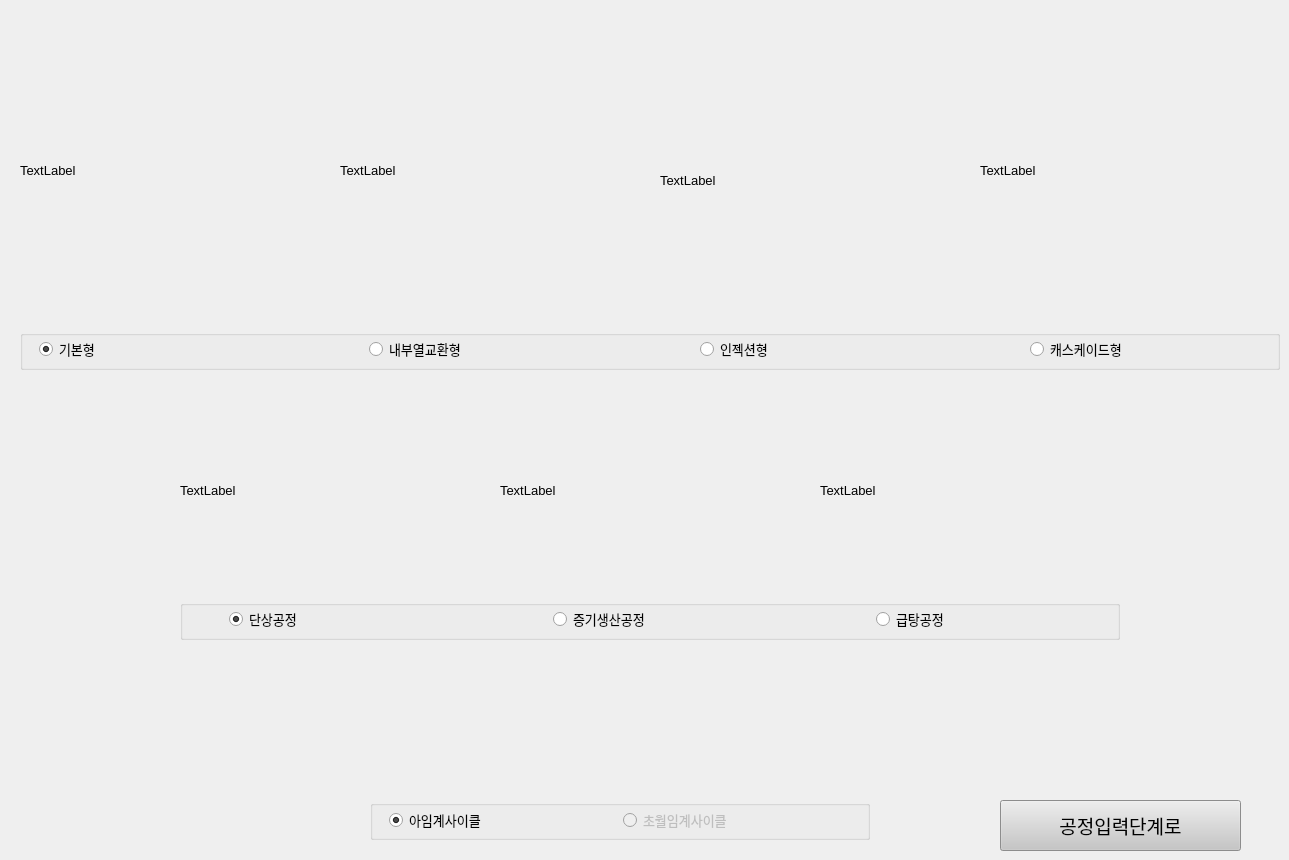
   <widget class="QWidget" name="layout_tab">
    <property name="enabled">
     <bool>true</bool>
    </property>
    <property name="styleSheet">
     <string notr="true"/>
    </property>
    <attribute name="title">
     <string>레이아웃</string>
    </attribute>
    <attribute name="toolTip">
     <string>&lt;html&gt;&lt;head/&gt;&lt;body&gt;&lt;p&gt;히트펌프 레이아웃 선정 및 산업 공정을 선정하는 단계&lt;/p&gt;&lt;/body&gt;&lt;/html&gt;</string>
    </attribute>
    <widget class="QLabel" name="bas_fig">
     <property name="geometry">
      <rect>
       <x>20</x>
       <y>20</y>
       <width>300</width>
       <height>300</height>
      </rect>
     </property>
     <property name="font">
      <font>
       <family>Arial</family>
       <pointsize>10</pointsize>
      </font>
     </property>
     <property name="styleSheet">
      <string notr="true"/>
     </property>
     <property name="text">
      <string>TextLabel</string>
     </property>
    </widget>
    <widget class="QLabel" name="ihx_fig">
     <property name="geometry">
      <rect>
       <x>340</x>
       <y>20</y>
       <width>300</width>
       <height>300</height>
      </rect>
     </property>
     <property name="font">
      <font>
       <family>Arial</family>
       <pointsize>10</pointsize>
      </font>
     </property>
     <property name="text">
      <string>TextLabel</string>
     </property>
    </widget>
    <widget class="QLabel" name="inj_fig">
     <property name="geometry">
      <rect>
       <x>660</x>
       <y>30</y>
       <width>300</width>
       <height>300</height>
      </rect>
     </property>
     <property name="font">
      <font>
       <family>Arial</family>
       <pointsize>10</pointsize>
      </font>
     </property>
     <property name="text">
      <string>TextLabel</string>
     </property>
    </widget>
    <widget class="QLabel" name="cas_fig">
     <property name="geometry">
      <rect>
       <x>980</x>
       <y>20</y>
       <width>300</width>
       <height>300</height>
      </rect>
     </property>
     <property name="font">
      <font>
       <family>Arial</family>
       <pointsize>10</pointsize>
      </font>
     </property>
     <property name="text">
      <string>TextLabel</string>
     </property>
    </widget>
    <widget class="QLabel" name="process_fig">
     <property name="geometry">
      <rect>
       <x>180</x>
       <y>390</y>
       <width>300</width>
       <height>200</height>
      </rect>
     </property>
     <property name="font">
      <font>
       <family>Arial</family>
       <pointsize>10</pointsize>
      </font>
     </property>
     <property name="text">
      <string>TextLabel</string>
     </property>
    </widget>
    <widget class="QLabel" name="steam_fig">
     <property name="geometry">
      <rect>
       <x>500</x>
       <y>390</y>
       <width>300</width>
       <height>200</height>
      </rect>
     </property>
     <property name="font">
      <font>
       <family>Arial</family>
       <pointsize>10</pointsize>
      </font>
     </property>
     <property name="text">
      <string>TextLabel</string>
     </property>
    </widget>
    <widget class="QLabel" name="hot_fig">
     <property name="geometry">
      <rect>
       <x>820</x>
       <y>390</y>
       <width>300</width>
       <height>200</height>
      </rect>
     </property>
     <property name="font">
      <font>
       <family>Arial</family>
       <pointsize>10</pointsize>
      </font>
     </property>
     <property name="text">
      <string>TextLabel</string>
     </property>
    </widget>
    <widget class="QGroupBox" name="groupBox">
     <property name="geometry">
      <rect>
       <x>20</x>
       <y>330</y>
       <width>1260</width>
       <height>40</height>
      </rect>
     </property>
     <property name="title">
      <string/>
     </property>
     <widget class="QWidget" name="horizontalLayoutWidget">
      <property name="geometry">
       <rect>
        <x>-1</x>
        <y>-1</y>
        <width>1261</width>
        <height>41</height>
       </rect>
      </property>
      <layout class="QHBoxLayout" name="horizontalLayout">
       <property name="spacing">
        <number>100</number>
       </property>
       <property name="leftMargin">
        <number>20</number>
       </property>
       <property name="rightMargin">
        <number>20</number>
       </property>
       <item>
        <widget class="QRadioButton" name="bas_radio">
         <property name="font">
          <font>
           <family>HY견고딕</family>
           <pointsize>10</pointsize>
          </font>
         </property>
         <property name="text">
          <string>기본형</string>
         </property>
         <property name="checked">
          <bool>true</bool>
         </property>
        </widget>
       </item>
       <item>
        <widget class="QRadioButton" name="ihx_radio">
         <property name="font">
          <font>
           <family>HY견고딕</family>
           <pointsize>10</pointsize>
          </font>
         </property>
         <property name="text">
          <string>내부열교환형</string>
         </property>
        </widget>
       </item>
       <item>
        <widget class="QRadioButton" name="inj_radio">
         <property name="font">
          <font>
           <family>HY견고딕</family>
           <pointsize>10</pointsize>
          </font>
         </property>
         <property name="text">
          <string>인젝션형</string>
         </property>
        </widget>
       </item>
       <item>
        <widget class="QRadioButton" name="cas_radio">
         <property name="font">
          <font>
           <family>HY견고딕</family>
           <pointsize>10</pointsize>
          </font>
         </property>
         <property name="text">
          <string>캐스케이드형</string>
         </property>
        </widget>
       </item>
      </layout>
     </widget>
    </widget>
    <widget class="QGroupBox" name="groupBox_2">
     <property name="geometry">
      <rect>
       <x>180</x>
       <y>600</y>
       <width>940</width>
       <height>40</height>
      </rect>
     </property>
     <property name="title">
      <string/>
     </property>
     <widget class="QWidget" name="horizontalLayoutWidget_3">
      <property name="geometry">
       <rect>
        <x>-1</x>
        <y>-1</y>
        <width>941</width>
        <height>41</height>
       </rect>
      </property>
      <layout class="QHBoxLayout" name="horizontalLayout_3">
       <property name="spacing">
        <number>100</number>
       </property>
       <property name="leftMargin">
        <number>50</number>
       </property>
       <property name="rightMargin">
        <number>20</number>
       </property>
       <item>
        <widget class="QRadioButton" name="process_radio">
         <property name="font">
          <font>
           <family>HY견고딕</family>
           <pointsize>10</pointsize>
          </font>
         </property>
         <property name="text">
          <string>단상공정</string>
         </property>
         <property name="checked">
          <bool>true</bool>
         </property>
        </widget>
       </item>
       <item>
        <widget class="QRadioButton" name="steam_radio">
         <property name="font">
          <font>
           <family>HY견고딕</family>
           <pointsize>10</pointsize>
          </font>
         </property>
         <property name="text">
          <string>증기생산공정</string>
         </property>
        </widget>
       </item>
       <item>
        <widget class="QRadioButton" name="hot_radio">
         <property name="font">
          <font>
           <family>HY견고딕</family>
           <pointsize>10</pointsize>
          </font>
         </property>
         <property name="text">
          <string>급탕공정</string>
         </property>
        </widget>
       </item>
      </layout>
     </widget>
    </widget>
    <widget class="QGroupBox" name="groupBox_3">
     <property name="geometry">
      <rect>
       <x>370</x>
       <y>800</y>
       <width>500</width>
       <height>40</height>
      </rect>
     </property>
     <property name="title">
      <string/>
     </property>
     <widget class="QWidget" name="horizontalLayoutWidget_4">
      <property name="geometry">
       <rect>
        <x>-1</x>
        <y>0</y>
        <width>501</width>
        <height>41</height>
       </rect>
      </property>
      <layout class="QHBoxLayout" name="horizontalLayout_4">
       <property name="leftMargin">
        <number>20</number>
       </property>
       <property name="rightMargin">
        <number>20</number>
       </property>
       <item>
        <widget class="QRadioButton" name="vcc_radio">
         <property name="font">
          <font>
           <family>HY견고딕</family>
           <pointsize>10</pointsize>
          </font>
         </property>
         <property name="text">
          <string>아임계사이클</string>
         </property>
         <property name="checked">
          <bool>true</bool>
         </property>
        </widget>
       </item>
       <item>
        <widget class="QRadioButton" name="scc_radio">
         <property name="enabled">
          <bool>false</bool>
         </property>
         <property name="font">
          <font>
           <family>HY견고딕</family>
           <pointsize>10</pointsize>
          </font>
         </property>
         <property name="text">
          <string>초월임계사이클</string>
         </property>
        </widget>
       </item>
      </layout>
     </widget>
    </widget>
    <widget class="QPushButton" name="LaytoPro_btn">
     <property name="geometry">
      <rect>
       <x>1000</x>
       <y>800</y>
       <width>241</width>
       <height>51</height>
      </rect>
     </property>
     <property name="font">
      <font>
       <family>HY견고딕</family>
       <pointsize>14</pointsize>
      </font>
     </property>
     <property name="cursor">
      <cursorShape>ArrowCursor</cursorShape>
     </property>
     <property name="autoFillBackground">
      <bool>false</bool>
     </property>
     <property name="styleSheet">
      <string notr="true">background-color: rgb(198, 198, 198);</string>
     </property>
     <property name="text">
      <string>공정입력단계로</string>
     </property>
    </widget>
    <zorder>groupBox</zorder>
    <zorder>bas_fig</zorder>
    <zorder>ihx_fig</zorder>
    <zorder>inj_fig</zorder>
    <zorder>cas_fig</zorder>
    <zorder>process_fig</zorder>
    <zorder>steam_fig</zorder>
    <zorder>hot_fig</zorder>
    <zorder>groupBox_2</zorder>
    <zorder>groupBox_3</zorder>
    <zorder>LaytoPro_btn</zorder>
   </widget>
